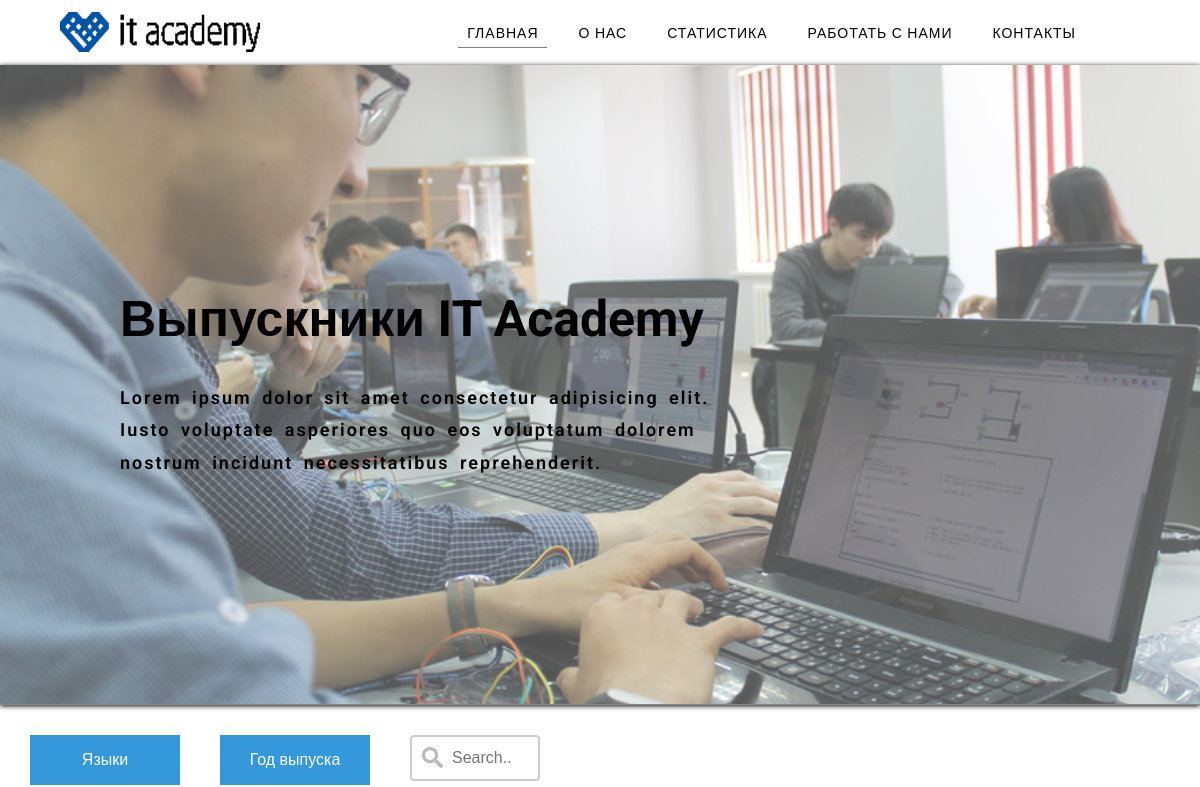
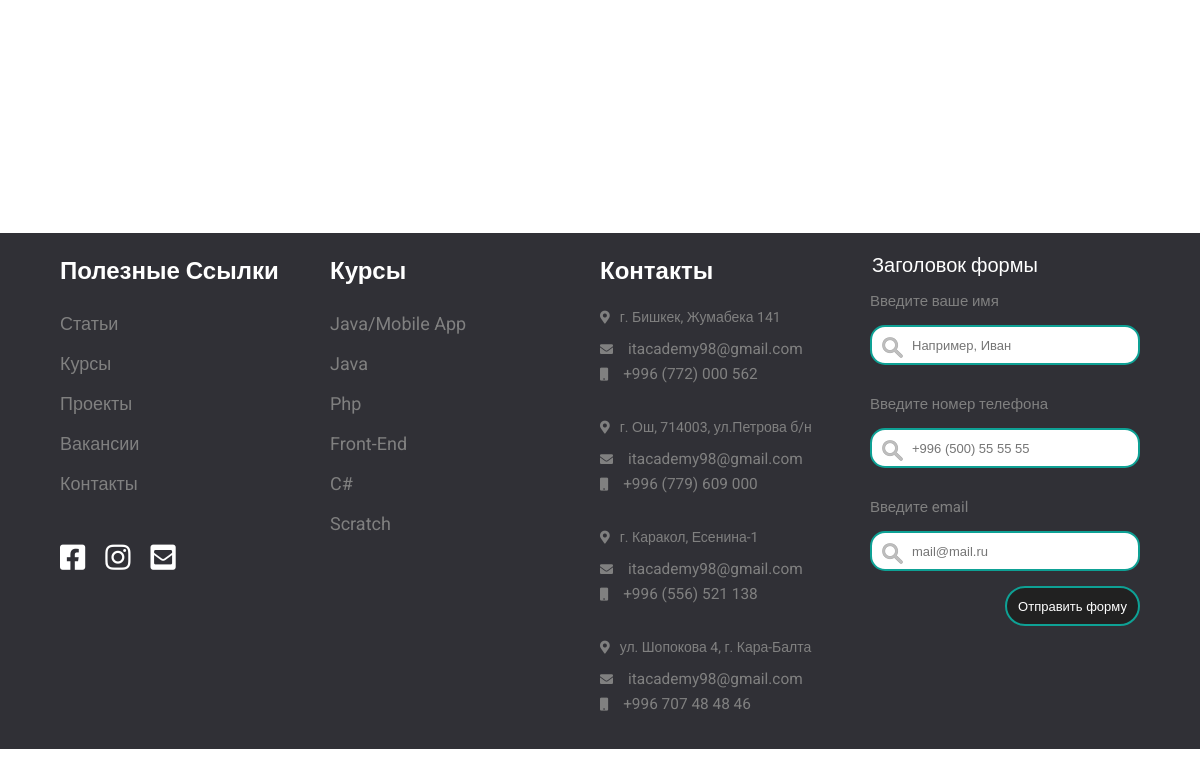
Before: /languages/alumni/ with the older database file (2 pictures, top to bottom).
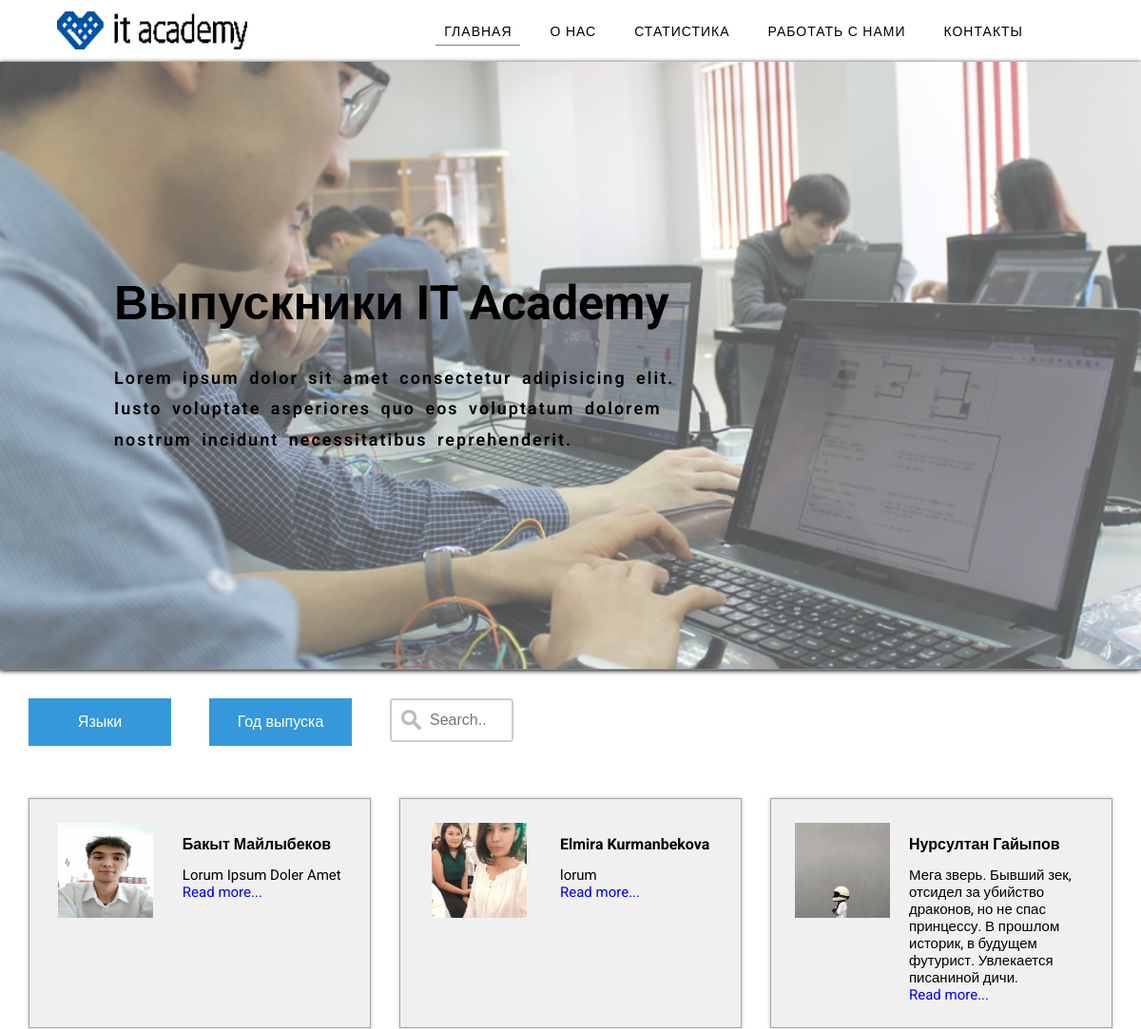
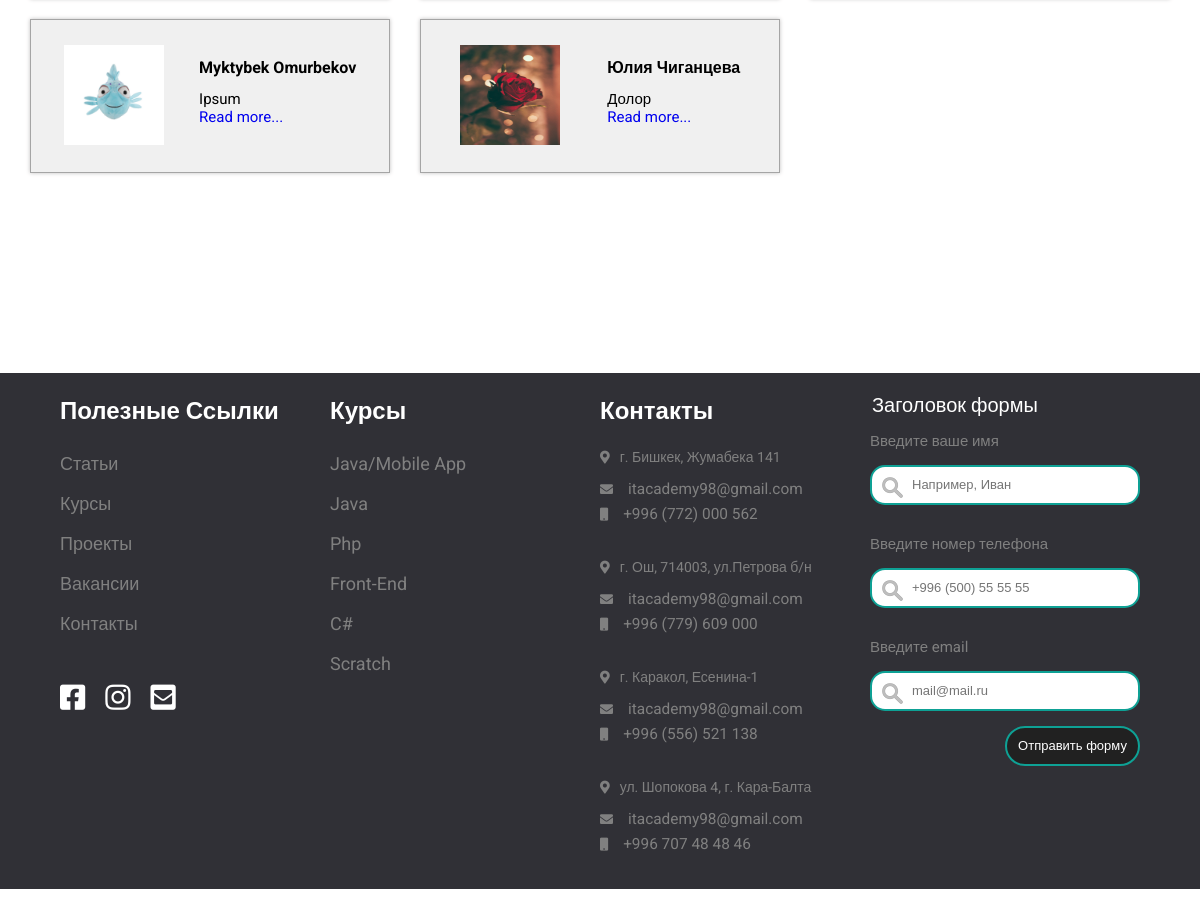
After: the same page with the newer database file (2 pictures, top to bottom).
### kssdasite/models.py (models this page shows, shortened)
class Alumni(models.Model):
	class Meta:
		verbose_name_plural = 'Alumni'
	first_name = models.CharField(max_length=50)
	last_name = models.CharField(max_length=50)
	description = models.TextField(blank=True, null=True)
	email = models.EmailField(max_length=50, blank=True, null=True)
	github_link = models.URLField(blank=True, null=True)
	phone_number = models.CharField(max_length=32, blank=True, null=True)
	picture = models.ImageField(upload_to=upload_location, max_length=255, blank=True, null=True)
	cv = models.FileField(upload_to=upload_location)
	language = models.ForeignKey(Language, on_delete=models.CASCADE)

### kssdasite/views.py (the view)
# urls.py: path('languages/alumni/', views.alumni, name='Alumni'),
def alumni(request):
    alumnis = Alumni.objects.all()
    return render(request, 'kssdasite/alumni.html', {'alumnis': alumnis})

### kssdasite/templates/kssdasite/alumni.html (shortened to what this page needs)
{% load static %}
<!DOCTYPE html>
<html lang="ru">
<head>
	<link rel="stylesheet" type="text/css" href="{% static 'kssdasite/Front2/css/all-styles.css'%}">
	<link rel="stylesheet" type="text/css" href="{% static 'kssdasite/Front2/css/header-style.css'%}">
	<link rel="stylesheet" type="text/css" href="{% static 'kssdasite/Front2/css/body-style-stud.css'%}">
	<link rel="stylesheet" type="text/css" href="{% static 'kssdasite/Front2/css/footer-style.css'%}">
	<link rel="stylesheet" type="text/css" href="{% static 'kssdasite/Front2/css/font-awesome/css/all.min.css'%}">
</head>
<body>
	<div class="wrapper">
			<div class="top-menu">
				<div class="header">
					<a href=""><img class="logo" src="{% static 'kssdasite/Front2/img/logo2.png'%}" alt="IT-academy"></a>
					<div class="menu-header">
						<div class="h-menu">
							<ul class="navbar-h">
								<li class="first-home active"><a href=" ">ГЛАВНАЯ</a></li>
								<li class="second-about-us"><a href="#about-us">О НАС</a></li>
								<li class="third-st"><a href="#statistics">СТАТИСТИКА</a></li>
								<li class="fifth-work"><a href="#work-with-us">РАБОТАТЬ С НАМИ </a>
							</li>
								<li class="sixth-contacts"><a href="#contacts">КОНТАКТЫ</a></li>
							</ul>
						</div>
					</div>
				</div>
			</div>
		</div>
	<div class="wrapper">
		<div class="banner">
			<div class="banner-whiteness"></div>
			<div class="banner-text">
				<h1>Выпускники IT Academy</h1>
				<p>Lorem ipsum dolor sit amet consectetur adipisicing elit. Iusto voluptate asperiores quo eos voluptatum dolorem nostrum incidunt necessitatibus reprehenderit.</p>
			</div>
		</div>
		<div class="filter-list">
			<div class="langDropdown">
				<button onclick="langShow()" id="lang-btn" class="dropbtn">Языки</button>
			</div>
			<div class="yearDropdown">
				<button onclick="yearShow()" id="lang-btn" class="dropbtnYear">Год выпуска</button>
			</div>
			<form>
				<input type="text" name="search" placeholder="Search..">
			</form>
		</div>
		<div class="students">
			{% for alumni in alumnis %}
			<div class="student">
				<div class="stud-avatar">
					<img src="{{ alumni.picture.url }}" alt="">
				</div>
				<div class="stud-info">
					<h2>{{ alumni.first_name }} {{ alumni.last_name }}</h2>
					<section>{{ alumni.description }}</section>
					<a href="alumnus/">Read more...</a>
				</div>
			</div>
			{% endfor %}
		</div>
	</div>
	<div class="sixth-bock">
		<div class="footer">
			<div class="footer-link f-link">
				<h3>Полезные Ссылки</h3>
				<ul>
					<li><a href=""> Статьи</a></li>
					<li><a href=""> Курсы</a></li>
					<li><a href=""> Проекты</a></li>
					<li><a href=""> Вакансии</a></li>
					<li><a href=""> Контакты</a></li>
				</ul>
				<div class="icon-media">
					<a href=""><i class="fab fa-facebook-square"></i></a>
					<a href=""><i class="fab fa-instagram"></i></a>
					<a href=""><i class="fas fa-envelope-square"></i></a>
				</div>
			</div>
			<div class="footer-courses f-link">
				<h3>Курсы</h3>
				<ul>
					<li><a href=""> Java/Mobile App</a></li>
					<li><a href=""> Java</a></li>
					<li><a href=""> Php</a></li>
					<li><a href=""> Front-End</a></li>
					<li><a href=""> C#</a></li>
					<li><a href=""> Scratch</a></li>
				</ul>
			</div>
			<div class="footer-contacts f-link">
				<h3>Контакты</h3>
				<div class="text-footer-contacts bish">
					<ul>
						<li><span><i class="fas fa-map-marker-alt"></i></span></i>г. Бишкек, Жумабека 141</li>
						<li><span><i class="fas fa-envelope"></i></span><a href="mailto:itacademy98@gmail.com">itacademy98@gmail.com</a></li>
					<li><span><i class="fas fa-mobile"></i></span><a href="tel:+996772000562">+996 (772) 000 562</a></li>
					</ul>
				</div>
				<div class="text-footer-contacts osh">
					<ul>
						<li><span><i class="fas fa-map-marker-alt"></i></span>г. Ош, 714003, ул.Петрова б/н</li>
						<li><span><i class="fas fa-envelope"></i></span><a href="mailto:itacademy98@gmail.com">itacademy98@gmail.com</a></li>
						<li><span><i class="fas fa-mobile"></i></span><a href="tel:+996779609000">+996 (779) 609 000</a></li>
					</ul>
				</div>
				<div class="text-footer-contacts karakol">
					<ul>
						<li><span><i class="fas fa-map-marker-alt"></i></span>г. Каракол, Есенина-1</li>
						<li><span><i class="fas fa-envelope"></i></span><a href="mailto:itacademy98@gmail.com">itacademy98@gmail.com</a></li>
					<li><span><i class="fas fa-mobile"></i></span><a href="tel:+996556521138">+996 (556) 521 138</a></li>
					</ul>
				</div>
				<div class="text-footer-contacts kara-balta">
					<ul>
						<li><span><i class="fas fa-map-marker-alt"></i></span>ул. Шопокова 4, г. Кара-Балта</li>
						<li><span><i class="fas fa-envelope"></i></span><a href="mailto:itacademy98@gmail.com">itacademy98@gmail.com</a></li>
						<li><span><i class="fas fa-mobile"></i></span><a href="tel:+9967074848 46">+996 707 48 48 46</a></li>
					</ul>
				</div>
		</div>
		<div class="conteiner-feedback f-link">
			  <div class="blank-feedback">
				  <form action="feedback.php" method="POST">
					  <legend>Заголовок формы</legend>
					  <div class="form-group">
						  <label for="">Введите ваше имя</label>
						  <input type="text" class="form-control" id="" name="user_name" placeholder="Например, Иван">
					  </div>
					  <div class="form-group">
						  <label for="">Введите номер телефона</label>
						  <input type="text" class="form-control" id="" name="user_phone" placeholder="+996 (500) 55 55 55">
					  </div>
					  <div class="form-group">
						  <label for="">Введите email</label>
						  <input type="text" class="form-control" id="" name="user_email" placeholder="mail@mail.ru">
					  </div>
					  <button type="submit" id="form-btn" class="btn btn-primary">Отправить форму</button>
				  </form>
			  </div>
		  </div>
		</div>
	</div>
</body>
</html>

### kssdasite/static/kssdasite/Front2/css/all-styles.css (style rules this page uses)
* { box-sizing:border-box; font-size: 10px; }
html { scroll-behavior: smooth; margin: 0px 0px; padding: 0px 0px; }
body { width: 100%; height: auto; margin: 0px 0px; padding: 0px 0px; font-family: 'Roboto','Arial', sans-serif; background-size: cover; }
.wrapper { width: 100%; height: auto; max-width: 1920px; justify-content: center; position:relative; margin: 0px auto; padding: 0px 0px; }
a { text-decoration: none; }
ul { list-style: none; padding: 0px 0px; }
p { font-size: 13px; line-height: 150%; word-spacing: 4px; letter-spacing: 2px; }
@media only screen and (min-width: 600px) { * { font-size: 8px; } }
@media only screen and (min-width: 768px) { * { font-size: 8px; } }
@media only screen and (min-width: 992px) { * { font-size: 9px; } }
@media only screen and (min-width: 1200px) { * { font-size: 10px; } }

### kssdasite/static/kssdasite/Front2/css/header-style.css (style rules this page uses)
.banner { width: 100%; height: auto; border-bottom: 1px solid #85868c; box-shadow: 0px 1px 5px #000; background-color: #fff; position: fixed; margin:0 0; z-index: 2; }
.header { width: 90%; height: 65px; max-width: 1920px; min-width: 300px; margin: 0px 5%; display: flex; align-items: center; }
.menu-header { width: 100%; height: 60px; justify-content: flex-end; position: relative; align-items: center; }
.logo { width: 200px; height: 40px; position: relative; align-items: center; }
.h-menu { display: none; width: 95%; }
.header .navbar-h { display: flex; justify-content: flex-end; }
.menu-header a { color: #000; font-size: 1.4em; height: 40px; line-height: 40px; padding: 20px 20px; letter-spacing: 1px; }
.navbar-h li { position: relative; height: 100%; }
.navbar-h a::after { content:''; position:absolute; width:80%; transform:scaleX(0); height:1px; bottom: 5px; left:10%; background-color:grey; transform-origin:bottom right; transition:transform 0.25s ease-out; }
.menu-header .active a::after { color: gray; transform:scaleX(1); transform-origin:bottom right; }
@media screen and (min-width: 600px) { .banner { position: relative; } }
@media screen and (min-width: 600px) { .header { position: relative; height: 55px; } }
@media screen and (min-width: 600px) { .h-menu { display: none; } }
@media screen and (min-width: 768px) { .banner { position: relative; } }
@media screen and (min-width: 768px) { .header { position: relative; height: 55px; } }
@media screen and (min-width: 768px) { .h-menu { display: none; } }
@media screen and (min-width: 992px) { .banner { position: fixed; } }
@media screen and (min-width: 992px) { .header { position: relative; height: 55px; } }
@media screen and (min-width: 992px) { .h-menu { display: block; } }
@media screen and (min-width: 1200px) { .banner { position:fixed; } }
@media screen and (min-width: 1200px) { .header { position: relative; height: 65px; } }
@media screen and (min-width: 1200px) { .h-menu { display: block; } }

Changed rows visible on the page:
added Alumni: picture (picture), first_name "Бакыт", last_name "Майлыбеков", description "Lorum Ipsum Doler Amet"
added Alumni: picture (picture), first_name "Elmira", last_name "Kurmanbekova", description "lorum"
added Alumni: picture (picture), first_name "Нурсултан", last_name "Гайыпов", description "Мега зверь. Бывший зек, отсидел за убийство драконов, но не спас принцессу. В прошлом историк, в будущем футурист. Увлекается писаниной дичи."
added Alumni: picture (picture), first_name "Myktybek", last_name "Omurbekov", description "Ipsum"
added Alumni: picture (picture), first_name "Юлия", last_name "Чиганцева", description "Долор"
